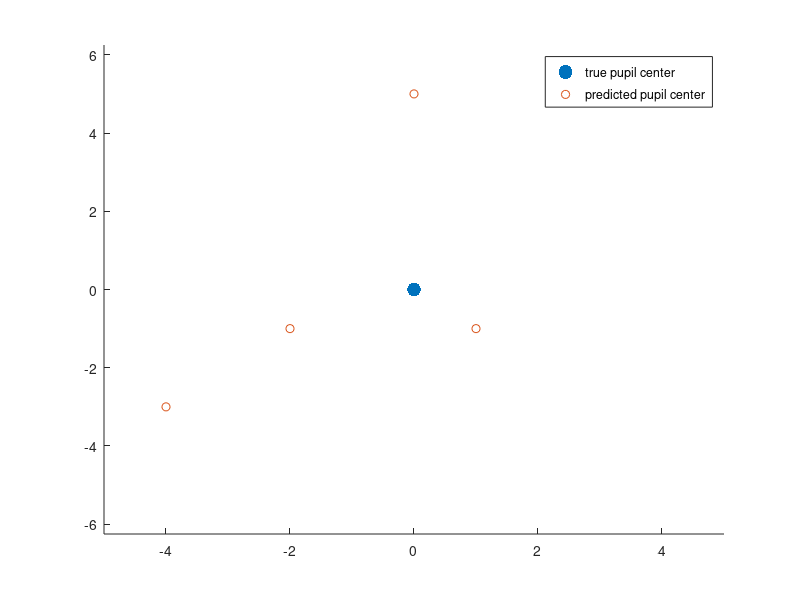

The MATLAB script that drew this image:
clear;
close all;


pred=[6 4; 5 10; 1 2; 3 4];
true=[5 5];
diff=pred-repmat(true,[size(pred,1) 1])

figure;
scatter(0,0,100,'ob','filled');
hold on;
scatter(diff(:,1),diff(:,2),'or');
hold off;

legend('true pupil center','predicted pupil center');

halfDiff=1.25*max(abs(diff));
xlim([-1*halfDiff(1) halfDiff(1)]);
ylim([-1*halfDiff(2) halfDiff(2)]);


